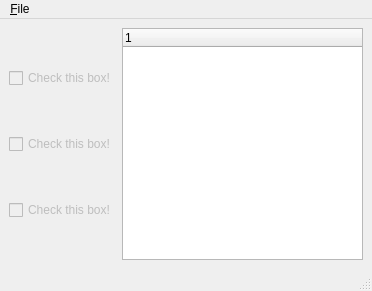
<?xml version="1.0" encoding="UTF-8"?>
<ui version="4.0">
 <class>MainWindow</class>
 <widget class="QMainWindow" name="MainWindow">
  <property name="geometry">
   <rect>
    <x>0</x>
    <y>0</y>
    <width>372</width>
    <height>291</height>
   </rect>
  </property>
  <property name="windowTitle">
   <string>MainWindow</string>
  </property>
  <widget class="QWidget" name="centralwidget">
   <layout class="QHBoxLayout" name="horizontalLayout">
    <item>
     <layout class="QVBoxLayout" name="verticalLayout_3">
      <item>
       <widget class="QCheckBox" name="checkbox_a">
        <property name="enabled">
         <bool>false</bool>
        </property>
        <property name="text">
         <string>Check this box!</string>
        </property>
       </widget>
      </item>
      <item>
       <widget class="QCheckBox" name="checkbox_b">
        <property name="enabled">
         <bool>false</bool>
        </property>
        <property name="text">
         <string>Check this box!</string>
        </property>
       </widget>
      </item>
      <item>
       <widget class="QCheckBox" name="checkbox_c">
        <property name="enabled">
         <bool>false</bool>
        </property>
        <property name="text">
         <string>Check this box!</string>
        </property>
       </widget>
      </item>
     </layout>
    </item>
    <item>
     <widget class="QTreeWidget" name="states">
      <column>
       <property name="text">
        <string notr="true">1</string>
       </property>
      </column>
     </widget>
    </item>
   </layout>
  </widget>
  <widget class="QMenuBar" name="menubar">
   <property name="geometry">
    <rect>
     <x>0</x>
     <y>0</y>
     <width>372</width>
     <height>22</height>
    </rect>
   </property>
   <widget class="QMenu" name="menu_File">
    <property name="title">
     <string>&amp;File</string>
    </property>
    <addaction name="actionE_xit"/>
   </widget>
   <addaction name="menu_File"/>
  </widget>
  <widget class="QStatusBar" name="statusbar"/>
  <action name="actionE_xit">
   <property name="text">
    <string>E&amp;xit</string>
   </property>
  </action>
 </widget>
 <resources/>
 <connections>
  <connection>
   <sender>actionE_xit</sender>
   <signal>triggered()</signal>
   <receiver>MainWindow</receiver>
   <slot>close()</slot>
   <hints>
    <hint type="sourcelabel">
     <x>-1</x>
     <y>-1</y>
    </hint>
    <hint type="destinationlabel">
     <x>157</x>
     <y>111</y>
    </hint>
   </hints>
  </connection>
 </connections>
</ui>
